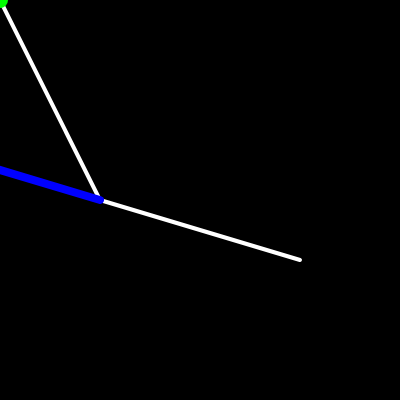
Frame 1 (no input)
Frame 60 (no input): identical to frame 1, image omitted
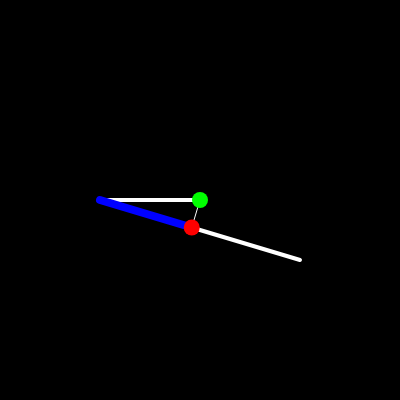
Frame 120 (the mouse pressed at the canvas centre since frame 60)

The p5.js sketch that drew these frames (run headless with seeded random() and noise() and a simulated clock; from frame 60 on, the mouse is pressed at the canvas centre):

// p5.js sketch
// ── sketch.js
// Scalar Projection (Scalar Projection)
// The Nature of Code
// The Coding Train / Daniel Shiffman
// https://youtu.be/DHPfoqiE4yQ
// https://thecodingtrain.com/learning/nature-of-code/5.6-dot-product.html

// Angle Between: https://editor.p5js.org/codingtrain/sketches/ORP5Yx7JX
// Scalar Projection: https://editor.p5js.org/codingtrain/sketches/c4jmHLFQI

let path;

function setup() {
  createCanvas(400, 400);
  path = createVector(200, 60);
}

function vectorProjection(a, b) {
  let bCopy = b.copy().normalize();
  let sp = a.dot(bCopy);
  bCopy.mult(sp);
  return bCopy;
}

function draw() {
  background(0);
  strokeWeight(4);
  stroke(255);
  let pos = createVector(100, 200);

  let mouse = createVector(mouseX, mouseY);
  let a = p5.Vector.sub(mouse, pos);

  line(pos.x, pos.y, pos.x + a.x, pos.y + a.y);
  line(pos.x, pos.y, pos.x + path.x, pos.y + path.y);

  let v = vectorProjection(a, path);

  strokeWeight(8);
  stroke(0, 0, 255);
  line(pos.x, pos.y, pos.x + v.x, pos.y + v.y);

  strokeWeight(1);
  stroke(255);
  line(pos.x + a.x, pos.y + a.y, v.x + pos.x, v.y + pos.y);

  fill(0, 255, 0);
  noStroke();
  circle(pos.x + a.x, pos.y + a.y, 16);

  fill(255, 0, 0);
  noStroke();
  circle(v.x + pos.x, v.y + pos.y, 16);

  fill(0, 255, 0);
  noStroke();
  // circle(pos.x, pos.y, 16);
}
